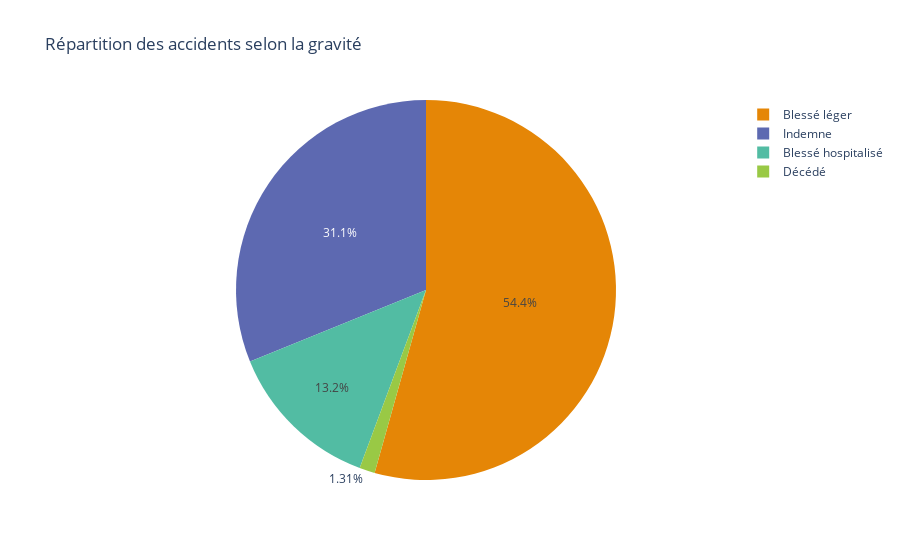

The notebook cell saved with this chart:
### Markdown cell above
La majorité des accidents ont lieu dans des conditions normales

### Code cell
# Mapping des niveaux de gravité
grav_mapping = {
    1: 'Indemne',
    2: 'Décédé',
    3: 'Blessé hospitalisé',
    4: 'Blessé léger'
}
# Remplacer les valeurs numériques par les descriptions
df['grav_description'] = df['grav'].map(grav_mapping)

# Répartition avec les descriptions
repartition_gravite_desc = df['grav_description'].value_counts()

# Créer un diagramme circulaire pour la répartition selon la gravité
fig = px.pie(
    names=repartition_gravite_desc.index,  # Les niveaux de gravité
    values=repartition_gravite_desc.values,  # Le nombre d'accidents pour chaque gravité
    title="Répartition des accidents selon la gravité",
    labels={'names': 'Gravité'},
    color_discrete_sequence=px.colors.qualitative.Vivid
)

# Afficher le graphique
fig.show()

### Figure 1 — Plotly figure (JSON) as saved in the notebook; plotly's stock layout.template omitted (floating-point values rounded to 4 significant figures)
{"data": [{"domain": {"x": [0, 1], "y": [0, 1]}, "hovertemplate": "Gravité=%{label}<br>value=%{value}<extra></extra>", "labels": ["Blessé léger", "Indemne", "Blessé hospitalisé", "Décédé"], "legendgroup": "", "name": "", "showlegend": true, "type": "pie", "values": [11212, 6424, 2718, 271]}], "layout": {"legend": {"tracegroupgap": 0}, "piecolorway": ["rgb(229, 134, 6)", "rgb(93, 105, 177)", "rgb(82, 188, 163)", "rgb(153, 201, 69)", "rgb(204, 97, 176)", "rgb(36, 121, 108)", "rgb(218, 165, 27)", "rgb(47, 138, 196)", "rgb(118, 78, 159)", "rgb(237, 100, 90)", "rgb(165, 170, 153)"], "title": {"text": "Répartition des accidents selon la gravité"}}}
